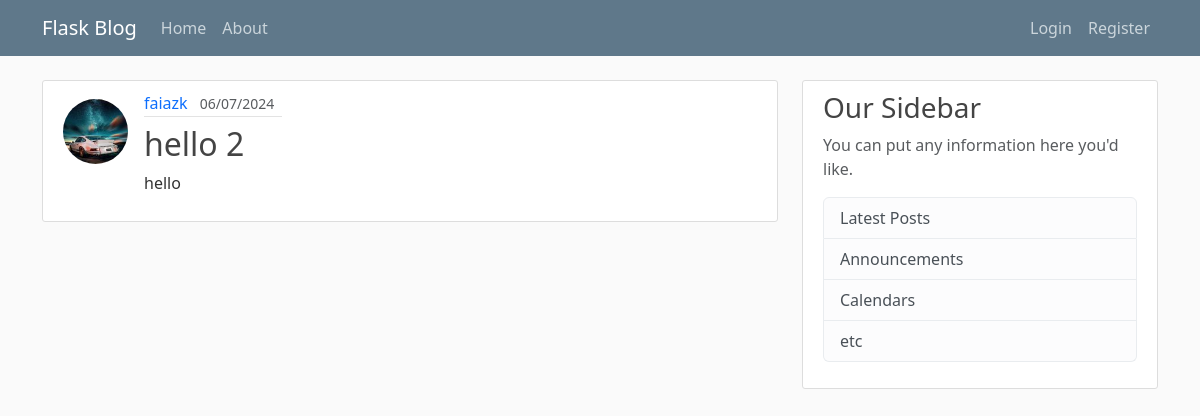
/post/1, run on the app's committed database.
### flaskpro/models.py (models this page shows, shortened)
class User(db.Model, UserMixin):
    id = db.Column(db.Integer, primary_key=True)
    username = db.Column(db.String(20), unique=True, nullable=False)
    email = db.Column(db.String(30), unique=True, nullable=False)
    image_file = db.Column(db.String(20), nullable=False, default='default.jpg')
    password = db.Column(db.String(60), nullable=False)
    posts = db.relationship('Post', backref='author', lazy=True)

class Post(db.Model):
    id = db.Column(db.Integer, primary_key=True)
    title = db.Column(db.String(100), nullable=False)
    time_posted = db.Column(db.DateTime, nullable=False, default=datetime.now(timezone.utc))#
    content = db.Column(db.Text, nullable=False)
    user_id = db.Column(db.Integer, db.ForeignKey('user.id'), nullable=False)

### flaskpro/routes.py (the view)
@app.route("/post/<int:post_id>")
def post(post_id):
    post = Post.query.get_or_404(post_id)
    return render_template('post.html', title=post.title, post=post)

### flaskpro/templates/post.html (shortened to what this page needs)
{% extends 'layout.html'%}
{% block content%}
    <article class="media content-section">
        <img  class="rounded-circle article-img" src="{{ url_for('static', filename='Pictures/' + post.author.image_file) }}">
        <div class="media-body">
            <div class="article-metadata">
                <a class="mr-2" href="#">{{ post.author.username }}</a>
                <small class="text-muted m-2">{{ post.time_posted.strftime("%d/%m/%Y") }}</small>
            </div>
            <h2 class="article-title">{{ post.title }}</h2>
            <p class="article-content">{{ post.content }}</p>
        </div>
    </article>
{% endblock %}

### flaskpro/static/main.css (style rules this page uses)
body { background: #fafafa; color: #333333; margin-top: 5rem; }
h1, h2, h3, h4, h5, h6 { color: #444444; }
.content-section { background: #ffffff; padding: 10px 20px; border: 1px solid #dddddd; border-radius: 3px; margin-bottom: 20px; }
.article-title { color: #444444; }
a,article:link { text-decoration: none; }
.article-content { white-space: pre-line; }
.article-img { height: 65px; width: 65px; margin-right: 16px; margin-top: -40px; }
.article-metadata { padding-bottom: 1px; margin-right: 30px; margin-bottom: 8px; border-bottom: 1px solid #e3e3e3 }
.media { display: flex; align-items: center; }

### data on the page
User: image_file (picture), author.username "faiazk"
Post: time_posted "06/07/2024", title "hello 2", content "hello"
